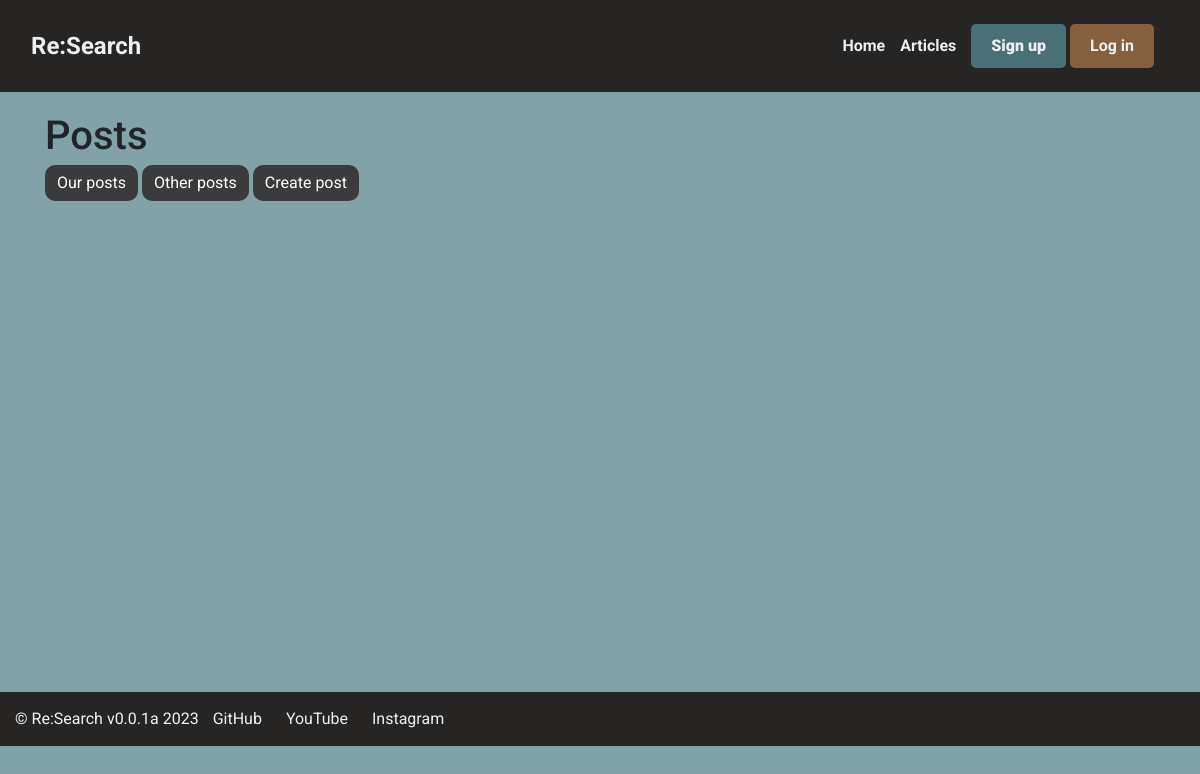
The app's page /posts/, older data.
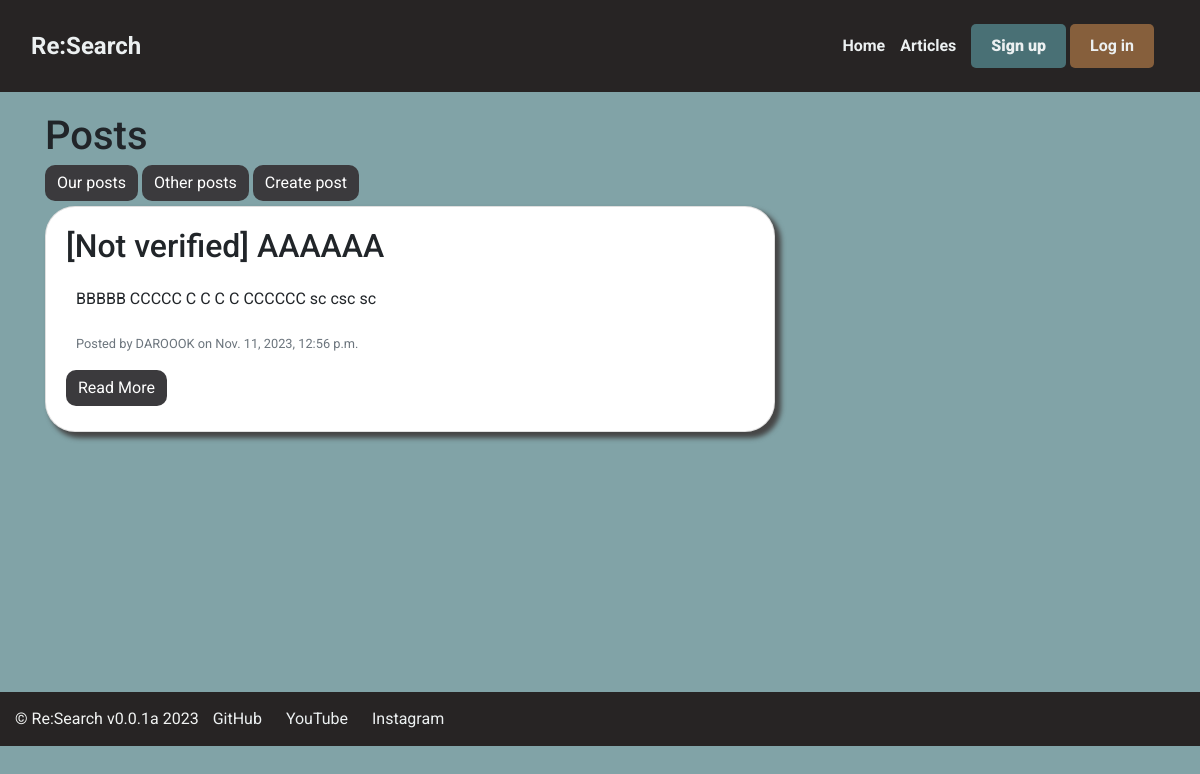
The same page, newer data.
### helper/models.py (models this page shows, shortened)
class Post(models.Model):
    title = models.CharField(max_length=100)
    sphere = models.CharField(max_length=100)
    content = models.TextField()
    date_posted = models.DateTimeField(default=timezone.now)
    author = models.ForeignKey(User, on_delete=models.CASCADE)
    likes = models.IntegerField(default=0)
    dislikes = models.IntegerField(default=0)
    verified = models.BooleanField(default=False)

### helper/views.py (the view)
# urls.py: path('posts/', PostListView.as_view(), name='posts'),
class PostListView(ListView):
    model = Post
    template_name = 'helper/posts.html'
    context_object_name = 'posts'
    ordering = ['-likes']
    paginate_by = 5

### helper/templates/helper/posts.html (shortened to what this page needs)
{% extends 'helper/base.html' %}
{% block content %}
  <div class="content-section">
    <h1>Posts</h1>
    <div>
      <a class="btn btn-primary" href="{% url 'posts' %}">Our posts</a>
      <a class="btn btn-primary" href="{% url 'other-posts' %}">Other posts</a>
      {% if user.is_authenticated %}
      <a class="btn btn-primary" href="{% url 'post-create' %}">Create post</a>
      {% else %}
      <a class="btn btn-primary" href="{% url 'login' %}">Create post</a>
      {% endif %}
    </div>
    <div class="row">
      {% for post in posts %}
        <div class="col-md-12">
          <div class="card mb-4">
            <div class="card-body">
              <h2 class="card-title">{%if not post.verified %} [Not verified] {% endif %} {{ post.title }}</h2>
              <p class="card-text">{{ post.content }}</p>
              <p class="card-text"><small class="text-muted">Posted by {{ post.author.username }} on {{ post.date_posted }}</small></p>
              <a href="{% url 'post-detail' pk=post.pk %}" class="btn btn-primary">Read More</a>
            </div>
          </div>
        </div>
      {% endfor %}
    </div>
  </div>
{% endblock %}

Row changes from the older to the newer data that the page shows:
added Post: verified "[Not verified]", title "AAAAAA", content "BBBBB CCCCC C C C C CCCCCC sc csc sc", author.username "DAROOOK", date_posted "Nov. 11, 2023, 12:56 p.m."
